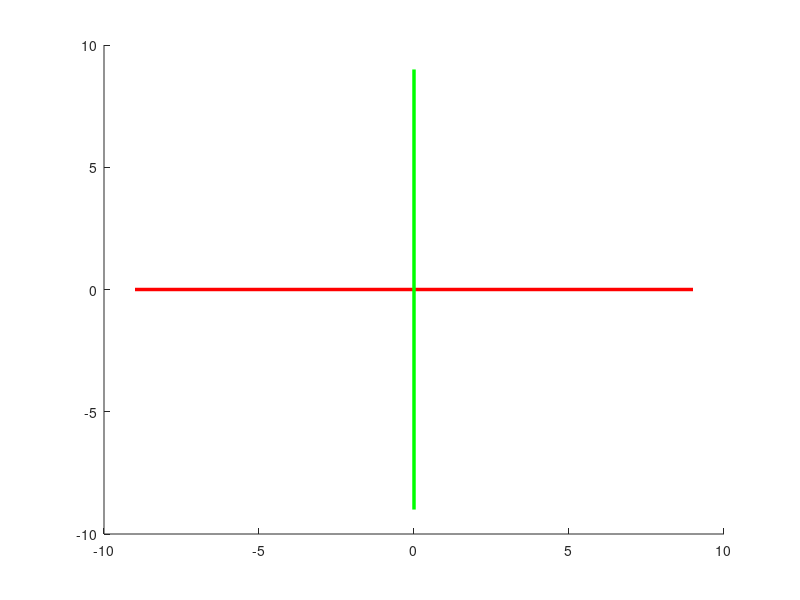

This figure's MATLAB source:
function PrintAxis()
line([-9 9],[0 0],[0 0], 'color',[1 0 0],'linewidth',2.5);
line([0 0],[-9 9],[0 0], 'color',[0 1 0],'linewidth',2.5);
end

